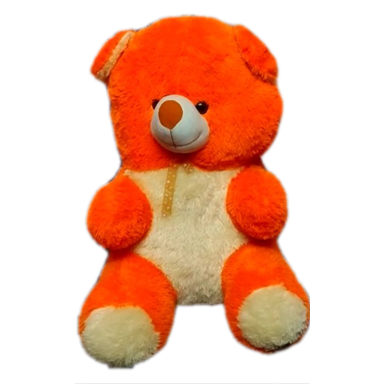
#> input picture data/co3d/teddy_img.png, 384 x 384 px
$ python cvt4dsnerf.py
#> lines starting #> are read from the running program, lines starting #| are printed output that depends on the picture
import argparse
import numpy as np
from PIL import Image
from pathlib import Path

files = [
    "bds.npy",
    "train_images.npy",
    "test_images.npy",
    "test_poses.npy",
    "train_poses.npy",
    "video_poses.npy",
    "train_depths.npy",
]


def parse():

    p = argparse.ArgumentParser()
    p.add_argument('--depth', default='teddy_depth.png')
    p.add_argument('--image', default='teddy_img.png')
    return p.parse_args()


if __name__ == "__main__":

    args = parse()

    # BDS
    bds = np.array([1.0, 6.0]).astype('float32')
    np.save("bds.npy", bds)

    # IMAGE
    im = Image.open(args.image)
#> im is the input picture: PIL image 384x384 RGBA; mean R, G, B, A 209.6, 157.9, 135.8, 100.8
    assert im.mode == 'RGBA'
    im = np.array(im)
    rgb = im[..., :3] / 255
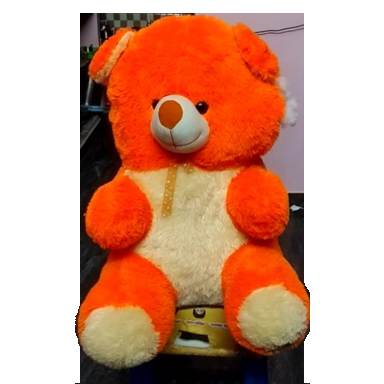
#> rgb: shape (384, 384, 3) float64; mean R, G, B 0.822, 0.619, 0.533
    alpha = im[..., 3:] / 255
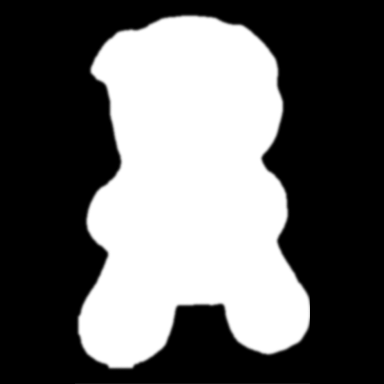
#> alpha: shape (384, 384, 1) float64; min 0, max 1, mean 0.395
    rgb = rgb * alpha + (1 - alpha) * np.ones_like(rgb)
    rgb = rgb[None, ...].astype('float32')
    # print(rgb.shape, rgb.min(), rgb.max(), rgb.dtype)
    np.save("train_images.npy", rgb)
    np.save("test_images.npy", rgb)

    # POSE
    pose = np.array([
        [1, 0, 0, 0, 384],
        [0, 1, 0, 0, 384],
        [0, 0, 1, 3, 332],
    ]).astype('float32')
    pose = pose[None, ...]
    np.save("test_poses.npy", pose)
    np.save("train_poses.npy", pose)
    np.save("video_poses.npy", pose)

    # DEPTH
    depth = Image.open(args.depth).convert('L')
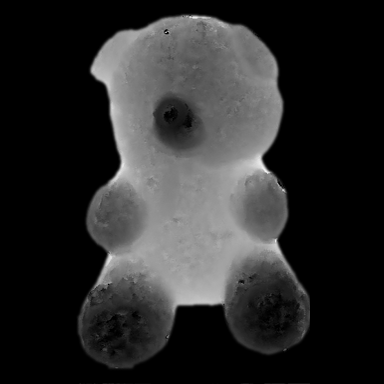
#> input picture data/co3d/teddy_depth.png, 384 x 384 px
    depth = np.array(depth) / 255 * 6
#> depth: shape (384, 384) float64
    y, x = np.where(depth != 0)
    # x = 384 - x

    coord = np.column_stack([x, y]).astype('float32')
#> coord = 61517 pairs, first value 76 to 309, second value 13 to 383

    d_sparse = []
    for x, y in coord:
        d = depth[int(y)][int(x)]
        d_sparse.append(d)
#> this loop made 61517 passes
#> (x, y, d) on passes 1 to 3: (179, 13, 0.0471), (180, 13, 0.0706), (181, 13, 0.165)
#> after the loop, d_sparse = 61517 items

    d_sparse = np.array(d_sparse).astype('float32')
    error = np.ones_like(d_sparse)

    depth_info = np.array([{
        "coord": coord,
        "depth": d_sparse,
        "error": error,
    }])

    # assert im.mode == 'RGBA'
    np.save("train_depths.npy", depth_info, allow_pickle=True)

    # mat = np.array([
    #     [
    #         9.9561214e-01, -2.0686002e-02, -9.1260545e-02, -2.9630968e-01,
    #         7.5600000e+02
    #     ],
    #     [
    #         2.5019741e-02, 9.9860018e-01, 4.6601858e-02, 1.2991698e-01,
    #         1.0080000e+03
    #     ],
    #     [
    #         9.0168789e-02, -4.8680693e-02, 9.9473602e-01, 3.7948530e-02,
    #         8.2989215e+02
    #     ],
    # ])
    # print((mat * 100).astype('int'))
    #
